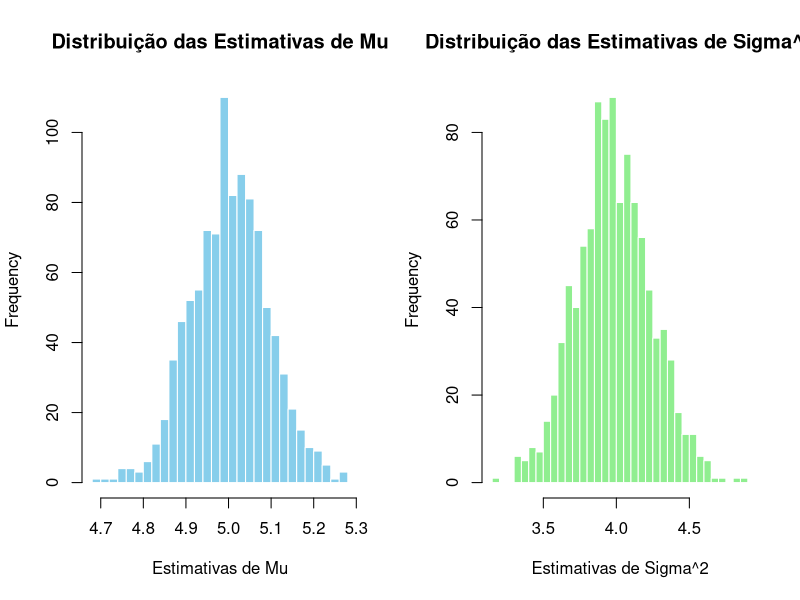
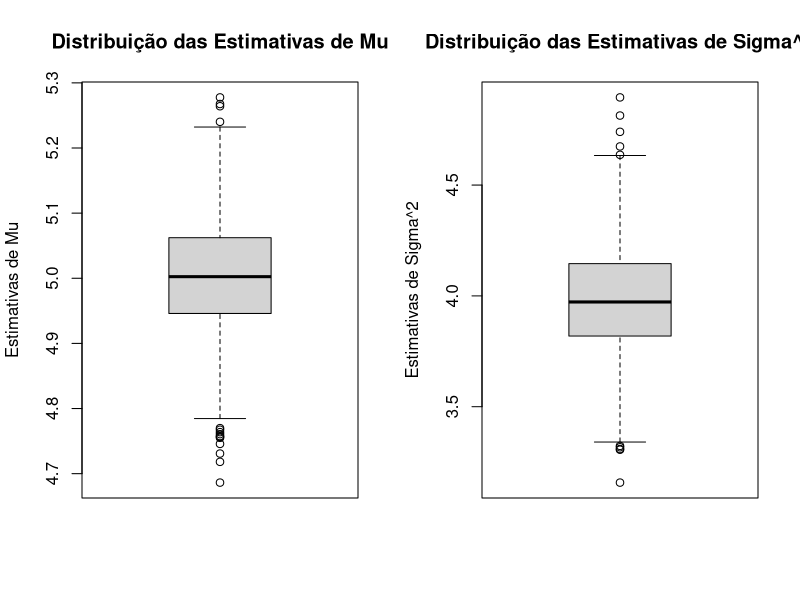

These figures' R source, in order:
## Simulação MC

#--- Modelo normal:

# Definindo os Parâmetros Verdadeiros
set.seed(123456789)  # Para replicabilidade
true_mu <- 5       # Média verdadeira
true_sigma <- 2    # Desvio padrão verdadeiro
n <- 500            # Tamanho da amostra
n_simulations <- 1000  # Número de simulações

# Inicializando vetores para armazenar as estimativas de mu e sigma^2
mu_estimates <- numeric(n_simulations)
sigma2_estimates <- numeric(n_simulations)
pc_mu <- numeric(n_simulations)
pc_sigma2 <- numeric(n_simulations)


# Simulação de Monte Carlo
for (i in 1:n_simulations) {
  # Gerando uma amostra da distribuição normal
  sample <- rnorm(n, mean = true_mu, sd = true_sigma)
  
  # Calculando estimativas para a média e variância amostral
  mu_estimates[i] <- mean(sample)
  sigma2_estimates[i] <- var(sample)  # var() em R calcula a variância amostral (divisão por n-1)
  
}


# Análise dos Resultados

mean_mu_estimate <- mean(mu_estimates)
mean_sigma2_estimate <- mean(sigma2_estimates)

sd_mu_estimate <- sd(mu_estimates)
sd_sigma2_estimate <- sd(sigma2_estimates)

bias_mu_estimate <- mean(mu_estimates-true_mu)
bias_sigma2_estimate <- mean(sigma2_estimates-true_sigma)

eqm_mu_estimate <- sd(mu_estimates) + (mean_mu_estimate-true_mu)^2
eqm_sigma2_estimate <- sd(sigma2_estimates) + (mean_sigma2_estimate-(true_sigma^2))^2

media <- c(mean_mu_estimate, mean_sigma2_estimate)
desvio <- c(sd_mu_estimate, sd_sigma2_estimate)
vicio <- c(bias_mu_estimate, bias_sigma2_estimate)
eqm <- c(eqm_mu_estimate, eqm_sigma2_estimate)

tabela <- rbind(media, desvio, vicio, eqm)
colnames(tabela) <- c("mu", "sigma2")  
tabela

# Visualização das Distribuições das Estimativas
par(mfrow = c(1, 2))  # Dividir a área de plotagem em 2 gráficos
hist(mu_estimates, breaks = 30, main = "Distribuição das Estimativas de Mu",
     xlab = "Estimativas de Mu", col = "skyblue", border = "white")
hist(sigma2_estimates, breaks = 30, main = "Distribuição das Estimativas de Sigma^2",
     xlab = "Estimativas de Sigma^2", col = "lightgreen", border = "white")


# boxplot
par(mfrow = c(1, 2))  # Dividir a área de plotagem em 2 gráficos
boxplot(mu_estimates, main = "Distribuição das Estimativas de Mu",
     ylab = "Estimativas de Mu")
boxplot(sigma2_estimates, main = "Distribuição das Estimativas de Sigma^2",
     ylab = "Estimativas de Sigma^2")


